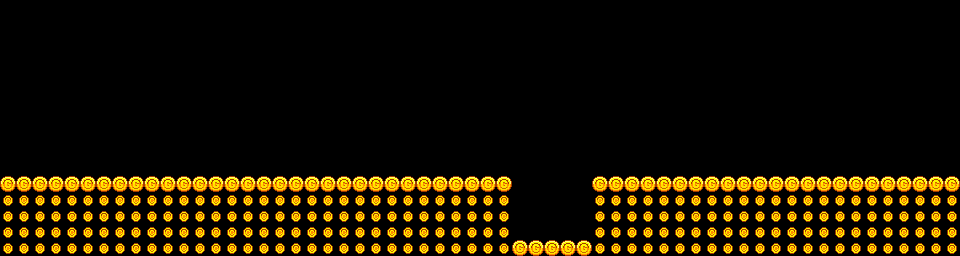

Below is a game level as drawn by its tile map, then a one-line description and the .tmx file that defines it, in full:
An orthogonal 60x16 tile map with 16x16 px tiles, 2 tile layers (ground, object).

<map version="1.2" tiledversion="1.2.3" orientation="orthogonal" renderorder="right-down" width="60" height="16" tilewidth="16" tileheight="16" infinite="0" nextlayerid="6" nextobjectid="1">
 <tileset firstgid="1" name="tileset" tilewidth="16" tileheight="16" tilecount="10" columns="10">
  <image source="tile.png" width="160" height="16" />
 </tileset>
 <layer id="4" name="ground" width="60" height="16">
  <data encoding="csv">
0,0,0,0,0,0,0,0,0,0,0,0,0,0,0,0,0,0,0,0,0,0,0,0,0,0,0,0,0,0,0,0,0,0,0,0,0,0,0,0,0,0,0,0,0,0,0,0,0,0,0,0,0,0,0,0,0,0,0,0,
0,0,0,0,0,0,0,0,0,0,0,0,0,0,0,0,0,0,0,0,0,0,0,0,0,0,0,0,0,0,0,0,0,0,0,0,0,0,0,0,0,0,0,0,0,0,0,0,0,0,0,0,0,0,0,0,0,0,0,0,
0,0,0,0,0,0,0,0,0,0,0,0,0,0,0,0,0,0,0,0,0,0,0,0,0,0,0,0,0,0,0,0,0,0,0,0,0,0,0,0,0,0,0,0,0,0,0,0,0,0,0,0,0,0,0,0,0,0,0,0,
0,0,0,0,0,0,0,0,0,0,0,0,0,0,0,0,0,0,0,0,0,0,0,0,0,0,0,0,0,0,0,0,0,0,0,0,0,0,0,0,0,0,0,0,0,0,0,0,0,0,0,0,0,0,0,0,0,0,0,0,
0,0,0,0,0,0,0,0,0,0,0,0,0,0,0,0,0,0,0,0,0,0,0,0,0,0,0,0,0,0,0,0,0,0,0,0,0,0,0,0,0,0,0,0,0,0,0,0,0,0,0,0,0,0,0,0,0,0,0,0,
0,0,0,0,0,0,0,0,0,0,0,0,0,0,0,0,0,0,0,0,0,0,0,0,0,0,0,0,0,0,0,0,0,0,0,0,0,0,0,0,0,0,0,0,0,0,0,0,0,0,0,0,0,0,0,0,0,0,0,0,
0,0,0,0,0,0,0,0,0,0,0,0,0,0,0,0,0,0,0,0,0,0,0,0,0,0,0,0,0,0,0,0,0,0,0,0,0,0,0,0,0,0,0,0,0,0,0,0,0,0,0,0,0,0,0,0,0,0,0,0,
0,0,0,0,0,0,0,0,0,0,0,0,0,0,0,0,0,0,0,0,0,0,0,0,0,0,0,0,0,0,0,0,0,0,0,0,0,0,0,0,0,0,0,0,0,0,0,0,0,0,0,0,0,0,0,0,0,0,0,0,
0,0,0,0,0,0,0,0,0,0,0,0,0,0,0,0,0,0,0,0,0,0,0,0,0,0,0,0,0,0,0,0,0,0,0,0,0,0,0,0,0,0,0,0,0,0,0,0,0,0,0,0,0,0,0,0,0,0,0,0,
0,0,0,0,0,0,0,0,0,0,0,0,0,0,0,0,0,0,0,0,0,0,0,0,0,0,0,0,0,0,0,0,0,0,0,0,0,0,0,0,0,0,0,0,0,0,0,0,0,0,0,0,0,0,0,0,0,0,0,0,
0,0,0,0,0,0,0,0,0,0,0,0,0,0,0,0,0,0,0,0,0,0,0,0,0,0,0,0,0,0,0,0,0,0,0,0,0,0,0,0,0,0,0,0,0,0,0,0,0,0,0,0,0,0,0,0,0,0,0,0,
1,1,1,1,1,1,1,1,1,1,1,1,1,1,1,1,1,1,1,1,1,1,1,1,1,1,1,1,1,1,1,1,0,0,0,0,0,1,1,1,1,1,1,1,1,1,1,1,1,1,1,1,1,1,1,1,1,1,1,1,
2,2,2,2,2,2,2,2,2,2,2,2,2,2,2,2,2,2,2,2,2,2,2,2,2,2,2,2,2,2,2,2,0,0,0,0,0,2,2,2,2,2,2,2,2,2,2,2,2,2,2,2,2,2,2,2,2,2,2,2,
2,2,2,2,2,2,2,2,2,2,2,2,2,2,2,2,2,2,2,2,2,2,2,2,2,2,2,2,2,2,2,2,0,0,0,0,0,2,2,2,2,2,2,2,2,2,2,2,2,2,2,2,2,2,2,2,2,2,2,2,
2,2,2,2,2,2,2,2,2,2,2,2,2,2,2,2,2,2,2,2,2,2,2,2,2,2,2,2,2,2,2,2,0,0,0,0,0,2,2,2,2,2,2,2,2,2,2,2,2,2,2,2,2,2,2,2,2,2,2,2,
2,2,2,2,2,2,2,2,2,2,2,2,2,2,2,2,2,2,2,2,2,2,2,2,2,2,2,2,2,2,2,2,1,1,1,1,1,2,2,2,2,2,2,2,2,2,2,2,2,2,2,2,2,2,2,2,2,2,2,2
</data>
 </layer>
 <layer id="5" name="object" width="60" height="16">
  <data encoding="csv">
0,0,0,0,0,0,0,0,0,0,0,0,0,0,0,0,0,0,0,0,0,0,0,0,0,0,0,0,0,0,0,0,0,0,0,0,0,0,0,0,0,0,0,0,0,0,0,0,0,0,0,0,0,0,0,0,0,0,0,0,
0,0,0,0,0,0,0,0,0,0,0,0,0,0,0,0,0,0,0,0,0,0,0,0,0,0,0,0,0,0,0,0,0,0,0,0,0,0,0,0,0,0,0,0,0,0,0,0,0,0,0,0,0,0,0,0,0,0,0,0,
0,0,0,0,0,0,0,0,0,0,0,0,0,0,0,0,0,0,0,0,0,0,0,0,0,0,0,0,0,0,0,0,0,0,0,0,0,0,0,0,0,0,0,0,0,0,0,0,0,0,0,0,0,0,0,0,0,0,0,0,
0,0,0,0,0,0,0,0,0,0,0,0,0,0,0,0,0,0,0,0,0,0,0,0,0,0,0,0,0,0,0,0,0,0,0,0,0,0,0,0,0,0,0,0,0,0,0,0,0,0,0,0,0,0,0,0,0,0,0,0,
0,0,0,0,0,0,0,0,0,0,0,0,0,0,0,0,0,0,0,0,0,0,0,0,0,0,0,0,0,0,0,0,0,0,0,0,0,0,0,0,0,0,0,0,0,0,0,0,0,0,0,0,0,0,0,0,0,0,0,0,
0,0,0,0,0,0,0,0,0,0,0,0,0,0,0,0,0,0,0,0,0,0,0,0,0,0,0,0,0,0,0,0,0,0,0,0,0,0,0,0,0,0,0,0,0,0,0,0,0,0,0,0,0,0,0,0,0,0,0,0,
0,0,0,0,0,0,0,0,0,0,0,0,0,0,0,0,0,0,0,0,0,0,0,0,0,0,0,0,0,0,0,0,0,0,0,0,0,0,0,0,0,0,0,0,0,0,0,0,0,0,0,0,0,0,0,0,0,0,0,0,
0,0,0,0,0,0,0,0,0,0,0,0,0,0,0,0,0,0,0,0,0,0,0,0,0,0,0,0,0,0,0,0,0,0,0,0,0,0,0,0,0,0,0,0,0,0,0,0,0,0,0,0,0,0,0,0,0,0,0,0,
0,0,0,0,0,0,0,0,0,0,0,0,0,0,0,0,0,0,0,0,0,0,0,0,0,0,0,0,0,0,0,0,0,0,0,0,0,0,0,0,0,0,0,0,0,0,0,0,0,0,0,0,0,0,0,0,0,0,0,0,
0,0,0,0,0,0,0,0,0,0,0,0,0,0,0,0,0,0,0,0,0,0,0,0,0,0,0,0,0,0,0,0,0,0,0,0,0,0,0,0,0,0,0,0,0,0,0,0,0,0,0,0,0,0,0,0,0,0,0,0,
0,0,0,0,0,3,0,0,0,3,0,0,0,0,0,0,0,0,0,0,0,0,0,0,0,0,0,0,0,0,0,0,0,0,0,0,0,0,0,0,0,0,0,0,0,0,0,0,0,0,0,0,0,0,0,0,0,0,0,0,
0,0,0,0,0,0,0,0,0,0,0,0,0,0,0,0,0,0,0,0,0,0,0,0,0,0,0,0,0,0,0,0,0,0,0,0,0,0,0,0,0,0,0,0,0,0,0,0,0,0,0,0,0,0,0,0,0,0,0,0,
0,0,0,0,0,0,0,0,0,0,0,0,0,0,0,0,0,0,0,0,0,0,0,0,0,0,0,0,0,0,0,0,0,0,0,0,0,0,0,0,0,0,0,0,0,0,0,0,0,0,0,0,0,0,0,0,0,0,0,0,
0,0,0,0,0,0,0,0,0,0,0,0,0,0,0,0,0,0,0,0,0,0,0,0,0,0,0,0,0,0,0,0,0,0,0,0,0,0,0,0,0,0,0,0,0,0,0,0,0,0,0,0,0,0,0,0,0,0,0,0,
0,0,0,0,0,0,0,0,0,0,0,0,0,0,0,0,0,0,0,0,0,0,0,0,0,0,0,0,0,0,0,0,0,0,0,0,0,0,0,0,0,0,0,0,0,0,0,0,0,0,0,0,0,0,0,0,0,0,0,0,
0,0,0,0,0,0,0,0,0,0,0,0,0,0,0,0,0,0,0,0,0,0,0,0,0,0,0,0,0,0,0,0,0,0,0,0,0,0,0,0,0,0,0,0,0,0,0,0,0,0,0,0,0,0,0,0,0,0,0,0
</data>
 </layer>
</map>